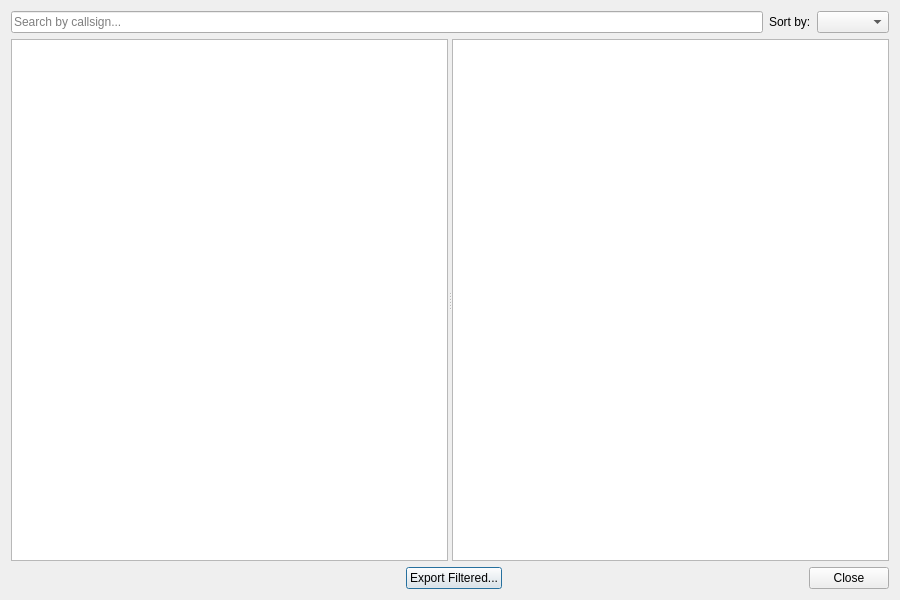
<?xml version="1.0" encoding="UTF-8"?>
<ui version="4.0">
 <class>QSLGalleryDialog</class>
 <widget class="QDialog" name="QSLGalleryDialog">
  <property name="geometry">
   <rect>
    <x>0</x>
    <y>0</y>
    <width>900</width>
    <height>600</height>
   </rect>
  </property>
  <property name="windowTitle">
   <string>QSL Card Gallery</string>
  </property>
  <layout class="QVBoxLayout" name="verticalLayout">
   <item>
    <layout class="QHBoxLayout" name="topLayout">
     <item>
      <widget class="QLineEdit" name="searchEdit">
       <property name="placeholderText">
        <string>Search by callsign...</string>
       </property>
       <property name="clearButtonEnabled">
        <bool>true</bool>
       </property>
      </widget>
     </item>
     <item>
      <widget class="QLabel" name="sortLabel">
       <property name="text">
        <string>Sort by:</string>
       </property>
      </widget>
     </item>
     <item>
      <widget class="QComboBox" name="sortCombo"/>
     </item>
    </layout>
   </item>
   <item>
    <widget class="QSplitter" name="splitter">
     <property name="orientation">
      <enum>Qt::Horizontal</enum>
     </property>
     <widget class="QTreeWidget" name="filterTree">
      <property name="sizePolicy">
       <sizepolicy hsizetype="Preferred" vsizetype="Expanding">
        <horstretch>0</horstretch>
        <verstretch>0</verstretch>
       </sizepolicy>
      </property>
      <property name="headerHidden">
       <bool>true</bool>
      </property>
      <property name="indentation">
       <number>16</number>
      </property>
      <column>
       <property name="text">
        <string notr="true">1</string>
       </property>
      </column>
     </widget>
     <widget class="QListWidget" name="cardListWidget">
      <property name="viewMode">
       <enum>QListView::IconMode</enum>
      </property>
      <property name="iconSize">
       <size>
        <width>150</width>
        <height>112</height>
       </size>
      </property>
      <property name="resizeMode">
       <enum>QListView::Adjust</enum>
      </property>
      <property name="movement">
       <enum>QListView::Static</enum>
      </property>
      <property name="flow">
       <enum>QListView::LeftToRight</enum>
      </property>
      <property name="wrapping">
       <bool>true</bool>
      </property>
      <property name="spacing">
       <number>10</number>
      </property>
      <property name="uniformItemSizes">
       <bool>true</bool>
      </property>
     </widget>
    </widget>
   </item>
   <item>
    <layout class="QHBoxLayout" name="bottomLayout">
     <item>
      <widget class="QLabel" name="statusLabel">
       <property name="text">
        <string/>
       </property>
      </widget>
     </item>
     <item>
      <spacer name="bottomSpacer">
       <property name="orientation">
        <enum>Qt::Horizontal</enum>
       </property>
       <property name="sizeHint" stdset="0">
        <size>
         <width>40</width>
         <height>20</height>
        </size>
       </property>
      </spacer>
     </item>
     <item>
      <widget class="QPushButton" name="exportFilteredButton">
       <property name="text">
        <string>Export Filtered...</string>
       </property>
      </widget>
     </item>
     <item>
      <widget class="QDialogButtonBox" name="buttonBox">
       <property name="orientation">
        <enum>Qt::Horizontal</enum>
       </property>
       <property name="standardButtons">
        <set>QDialogButtonBox::Close</set>
       </property>
      </widget>
     </item>
    </layout>
   </item>
  </layout>
 </widget>
 <resources/>
 <connections>
  <connection>
   <sender>buttonBox</sender>
   <signal>rejected()</signal>
   <receiver>QSLGalleryDialog</receiver>
   <slot>reject()</slot>
   <hints>
    <hint type="sourcelabel">
     <x>400</x>
     <y>580</y>
    </hint>
    <hint type="destinationlabel">
     <x>400</x>
     <y>300</y>
    </hint>
   </hints>
  </connection>
 </connections>
</ui>
